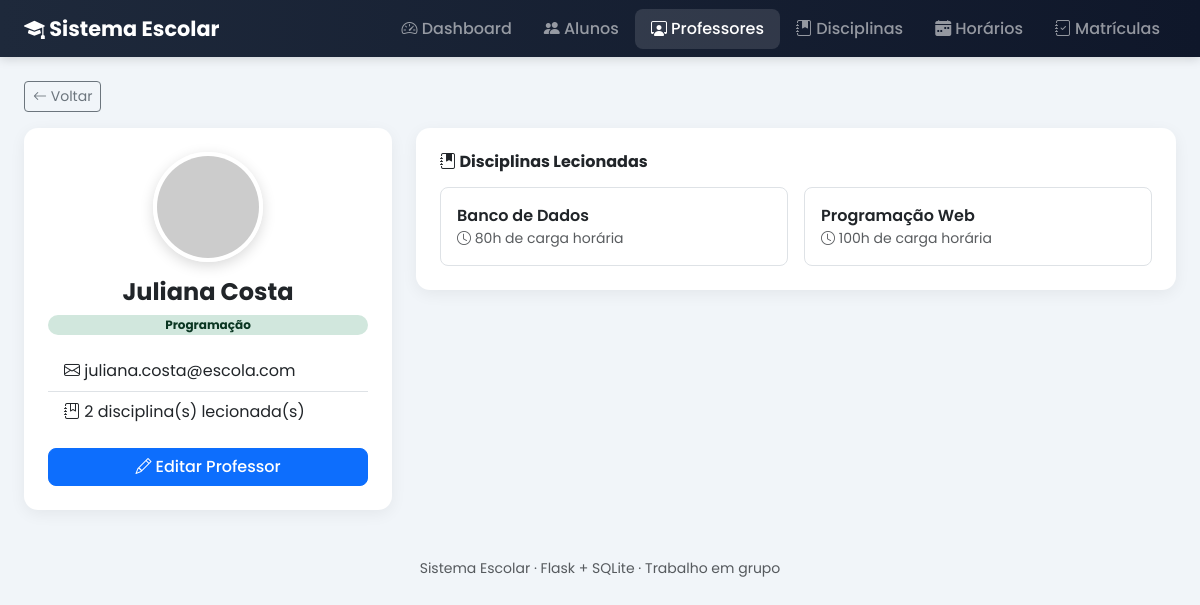
Screenshot of /professores/perfil/4 with the database file from the repository.
### tables this page shows
CREATE TABLE professores (
            id INTEGER PRIMARY KEY AUTOINCREMENT,
            nome TEXT NOT NULL,
            email TEXT NOT NULL,
            especialidade TEXT NOT NULL,
            foto TEXT
        );

CREATE TABLE disciplinas (
            id INTEGER PRIMARY KEY AUTOINCREMENT,
            nome TEXT NOT NULL,
            carga_horaria INTEGER NOT NULL,
            professor_id INTEGER,
            FOREIGN KEY (professor_id) REFERENCES professores(id) ON DELETE SET NULL
        );

### routes/professores.py (the view)
@professores_bp.route("/perfil/<int:id>")
def perfil(id):
    conn = get_conn()
    professor = conn.execute("SELECT * FROM professores WHERE id = ?", (id,)).fetchone()
    if professor is None:
        conn.close()
        flash("Professor não encontrado!", "erro")
        return redirect(url_for("professores.listar"))
    disciplinas = conn.execute(
        "SELECT * FROM disciplinas WHERE professor_id = ? ORDER BY nome", (id,)
    ).fetchall()
    conn.close()
    return render_template("professores/perfil.html", professor=professor, disciplinas=disciplinas)

### database.py (called while the page is built)
def get_conn():
    conn = sqlite3.connect(DB_NAME)
    conn.row_factory = sqlite3.Row
    conn.execute("PRAGMA foreign_keys = ON")
    return conn

### templates/professores/perfil.html (shortened to what this page needs)
{% extends "base.html" %}
{% block content %}
<a href="{{ url_for('professores.listar') }}" class="btn btn-sm btn-outline-secondary mb-3">
    <i class="bi bi-arrow-left"></i> Voltar
</a>
<div class="row g-4">
    <div class="col-lg-4">
        <div class="card card-suave p-4 text-center">
            <img src="{{ professor.foto }}" class="avatar-lg mx-auto mb-3" alt="{{ professor.nome }}">
            <h4 class="fw-bold">{{ professor.nome }}</h4>
            <span class="badge bg-success-subtle text-success-emphasis d-inline-block mb-3 px-3 py-1 rounded-pill">
                {{ professor.especialidade }}
            </span>
            <ul class="list-group list-group-flush text-start">
                <li class="list-group-item"><i class="bi bi-envelope"></i> {{ professor.email }}</li>
                <li class="list-group-item"><i class="bi bi-journal-bookmark"></i> {{ disciplinas|length }} disciplina(s) lecionada(s)</li>
            </ul>
            <a href="{{ url_for('professores.editar', id=professor.id) }}" class="btn btn-primary btn-acao mt-3">
                <i class="bi bi-pencil"></i> Editar Professor
            </a>
        </div>
    </div>
    <div class="col-lg-8">
        <div class="card card-suave p-4">
            <h6 class="fw-bold mb-3"><i class="bi bi-journal-bookmark-fill"></i> Disciplinas Lecionadas</h6>
            {% if disciplinas|length == 0 %}
                <div class="empty-state">
                    <i class="bi bi-journal-x"></i>
                    <p>Nenhuma disciplina atribuída a este professor ainda.</p>
                </div>
            {% else %}
            <div class="row g-3">
                {% for d in disciplinas %}
                <div class="col-md-6">
                    <div class="border rounded-3 p-3 h-100">
                        <div class="fw-semibold">{{ d.nome }}</div>
                        <div class="text-muted small"><i class="bi bi-clock"></i> {{ d.carga_horaria }}h de carga horária</div>
                    </div>
                </div>
                {% endfor %}
            </div>
            {% endif %}
        </div>
    </div>
</div>
{% endblock %}

### static/css/style.css (style rules this page uses)
:root { --azul-escuro: #1e293b; --azul: #3b82f6; --roxo: #7c3aed; --verde: #10b981; --laranja: #f59e0b; --rosa: #ec4899; --fundo: #f1f5f9; }
* { font-family: 'Poppins', sans-serif; }
body { background: var(--fundo); }
.card-suave { border: none; border-radius: 14px; box-shadow: 0 4px 16px rgba(0,0,0,0.06); }
.avatar-lg { width: 110px; height: 110px; border-radius: 50%; object-fit: cover; border: 4px solid #fff; box-shadow: 0 4px 14px rgba(0,0,0,0.15); }
.btn-acao { border-radius: 8px; font-weight: 500; }

### rows the page displays
professores: nome "Juliana Costa", especialidade "Programação", email "juliana.costa@escola.com"
disciplinas: nome "Banco de Dados", carga_horaria "80"
disciplinas: nome "Programação Web", carga_horaria "100"

### other values shown
{{ disciplinas|length }} "2"
